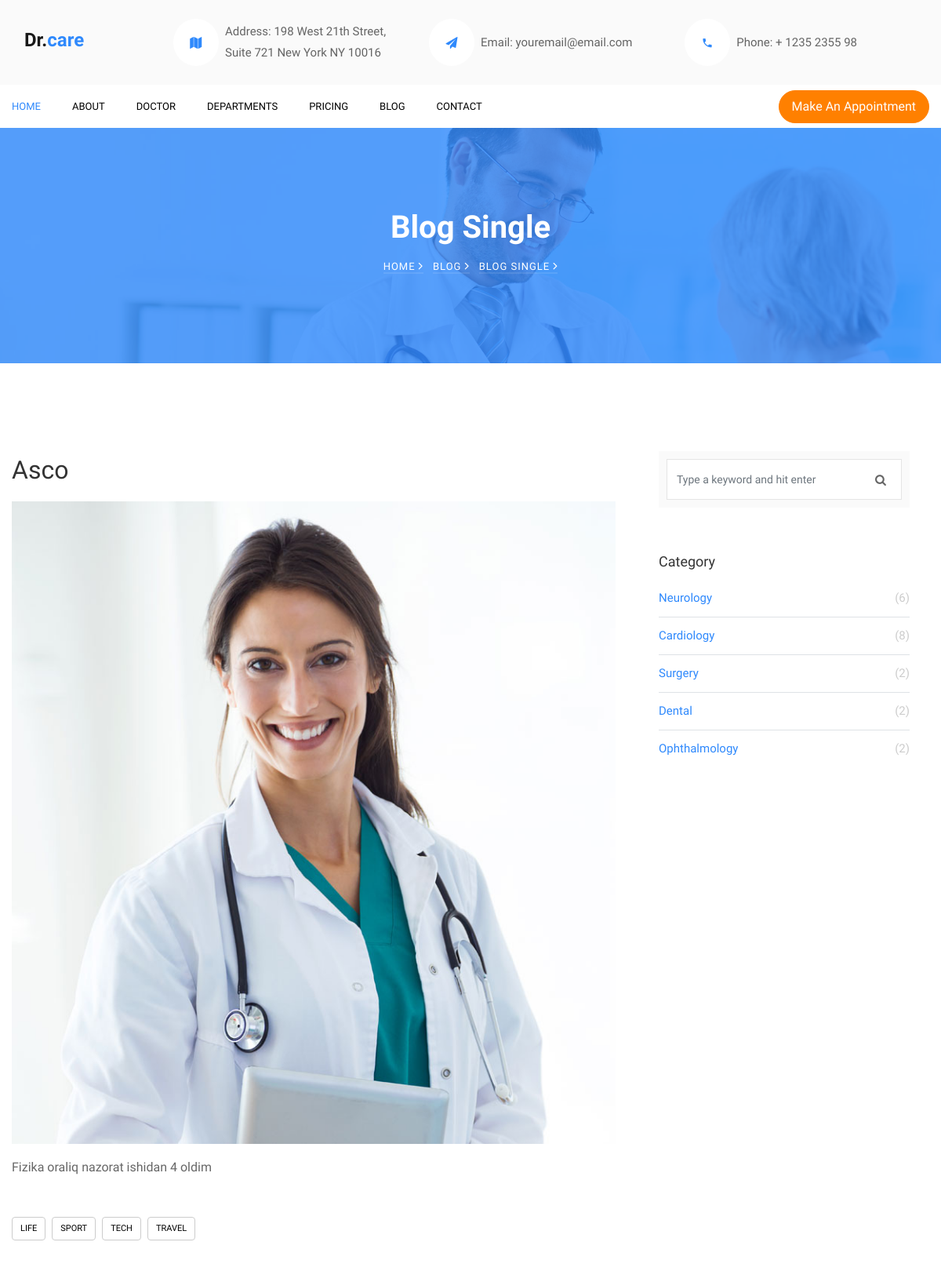
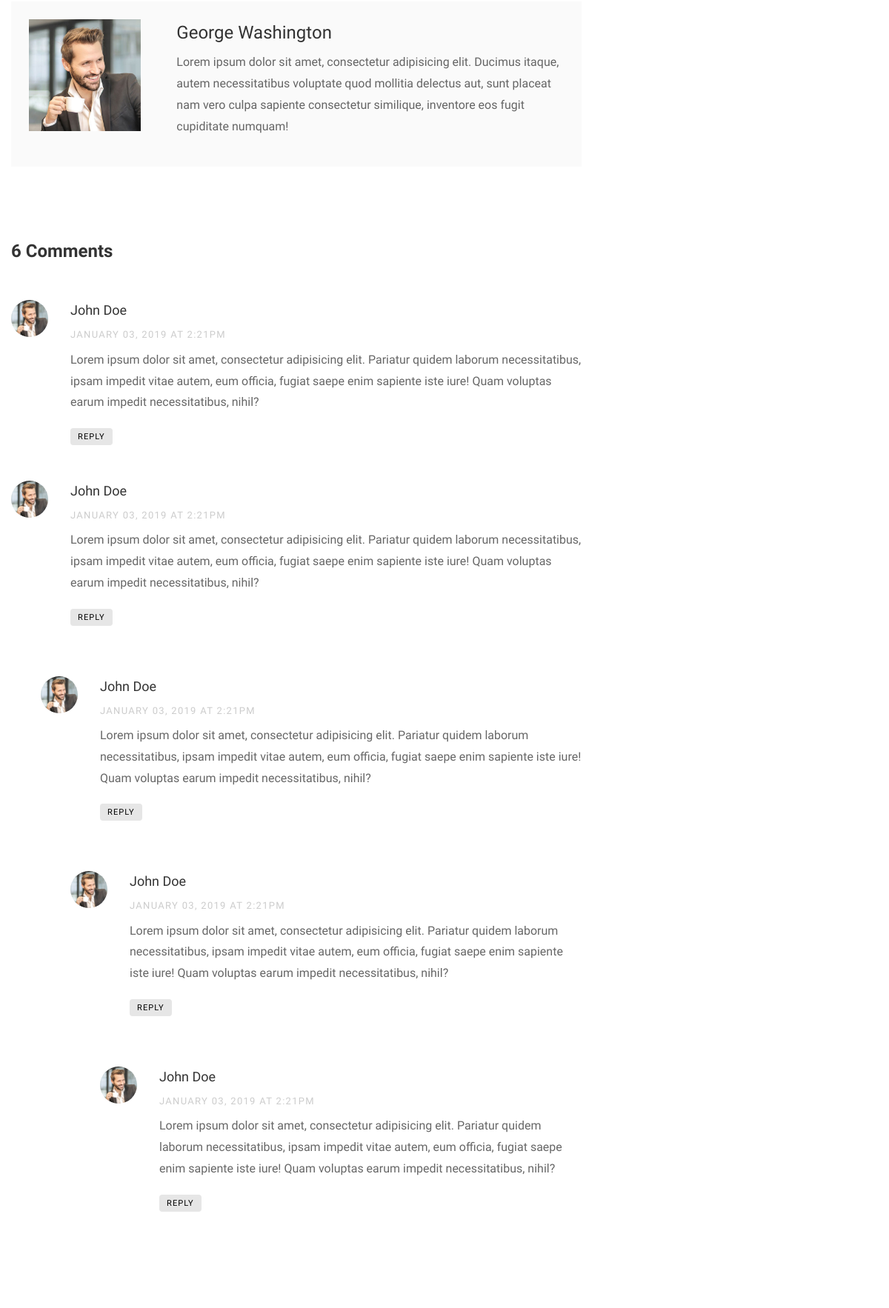
The page /blog-list/asco (upper part) on the database its author committed (2 pictures, top to bottom).
### base/models.py (models this page shows, shortened)
class News(models.Model):
    title = models.CharField(max_length=200)
    text = models.TextField()
    image = models.ImageField(upload_to='news_images/', blank=True, null=True)
    slug = models.TextField(null=True, blank=True)
    pub_date = models.DateTimeField(default=timezone.now)
    class Meta:
        verbose_name = "News"
        verbose_name_plural = "News"

### base/views.py (the view)
# urls.py: path('blog-list/<slug:slug>', BlogDetailView.as_view(), name = 'blog-list')
class BlogDetailView(DetailView):
    model = News
    template_name = 'pages/blog-list.html'
    context_object_name = 'new'

### templates/pages/blog-list.html (shortened to what this page needs)
{% extends "base.html" %}
{% block content %}
<section class="hero-wrap hero-wrap-2" style="background-image: url('images/bg_1.jpg');" data-stellar-background-ratio="0.5">
      <div class="overlay"></div>
      <div class="container">
        <div class="row no-gutters slider-text align-items-center justify-content-center">
          <div class="col-md-9 ftco-animate text-center">
            <h1 class="mb-2 bread">Blog Single</h1>
            <p class="breadcrumbs"><span class="mr-2"><a href="{% url "home" %}">Home <i class="ion-ios-arrow-forward"></i></a></span> <span class="mr-2"><a href="index.html">Blog <i class="ion-ios-arrow-forward"></i></a></span> <span>Blog Single <i class="ion-ios-arrow-forward"></i></span></p>
          </div>
        </div>
      </div>
    </section>
		<section class="ftco-section">
			<div class="container">
				<div class="row">
          <div class="col-lg-8 ftco-animate">
            <h2 class="mb-3">{{new.title}}</h2>
            <p>
              <img src="{{new.image.url}}" alt="" class="img-fluid">
            </p>
            <p>{{ new.text }}</p>
            <div class="tag-widget post-tag-container mb-5 mt-5">
              <div class="tagcloud">
                <a href="#" class="tag-cloud-link">Life</a>
                <a href="#" class="tag-cloud-link">Sport</a>
                <a href="#" class="tag-cloud-link">Tech</a>
                <a href="#" class="tag-cloud-link">Travel</a>
              </div>
            </div>
            <div class="about-author d-flex p-4 bg-light">
              <div class="bio mr-5">
                <img src="images/person_1.jpg" alt="Image placeholder" class="img-fluid mb-4">
              </div>
              <div class="desc">
                <h3>George Washington</h3>
                <p>Lorem ipsum dolor sit amet, consectetur adipisicing elit. Ducimus itaque, autem necessitatibus voluptate quod mollitia delectus aut, sunt placeat nam vero culpa sapiente consectetur similique, inventore eos fugit cupiditate numquam!</p>
              </div>
            </div>
            <div class="pt-5 mt-5">
              <h3 class="mb-5 h4 font-weight-bold">6 Comments</h3>
              <ul class="comment-list">
                <li class="comment">
                  <div class="vcard bio">
                    <img src="images/person_1.jpg" alt="Image placeholder">
                  </div>
                  <div class="comment-body">
                    <h3>John Doe</h3>
                    <div class="meta mb-2">January 03, 2019 at 2:21pm</div>
                    <p>Lorem ipsum dolor sit amet, consectetur adipisicing elit. Pariatur quidem laborum necessitatibus, ipsam impedit vitae autem, eum officia, fugiat saepe enim sapiente iste iure! Quam voluptas earum impedit necessitatibus, nihil?</p>
                    <p><a href="#" class="reply">Reply</a></p>
                  </div>
                </li>
                <li class="comment">
                  <div class="vcard bio">
                    <img src="images/person_1.jpg" alt="Image placeholder">
                  </div>
                  <div class="comment-body">
                    <h3>John Doe</h3>
                    <div class="meta mb-2">January 03, 2019 at 2:21pm</div>
                    <p>Lorem ipsum dolor sit amet, consectetur adipisicing elit. Pariatur quidem laborum necessitatibus, ipsam impedit vitae autem, eum officia, fugiat saepe enim sapiente iste iure! Quam voluptas earum impedit necessitatibus, nihil?</p>
                    <p><a href="#" class="reply">Reply</a></p>
                  </div>
                  <ul class="children">
                    <li class="comment">
                      <div class="vcard bio">
                        <img src="images/person_1.jpg" alt="Image placeholder">
                      </div>
                      <div class="comment-body">
                        <h3>John Doe</h3>
                        <div class="meta mb-2">January 03, 2019 at 2:21pm</div>
                        <p>Lorem ipsum dolor sit amet, consectetur adipisicing elit. Pariatur quidem laborum necessitatibus, ipsam impedit vitae autem, eum officia, fugiat saepe enim sapiente iste iure! Quam voluptas earum impedit necessitatibus, nihil?</p>
                        <p><a href="#" class="reply">Reply</a></p>
                      </div>
                      <ul class="children">
                        <li class="comment">
                          <div class="vcard bio">
                            <img src="images/person_1.jpg" alt="Image placeholder">
                          </div>
                          <div class="comment-body">
                            <h3>John Doe</h3>
                            <div class="meta mb-2">January 03, 2019 at 2:21pm</div>
                            <p>Lorem ipsum dolor sit amet, consectetur adipisicing elit. Pariatur quidem laborum necessitatibus, ipsam impedit vitae autem, eum officia, fugiat saepe enim sapiente iste iure! Quam voluptas earum impedit necessitatibus, nihil?</p>
                            <p><a href="#" class="reply">Reply</a></p>
                          </div>
                            <ul class="children">
                              <li class="comment">
                                <div class="vcard bio">
                                  <img src="images/person_1.jpg" alt="Image placeholder">
                                </div>
                                <div class="comment-body">
                                  <h3>John Doe</h3>
                                  <div class="meta mb-2">January 03, 2019 at 2:21pm</div>
                                  <p>Lorem ipsum dolor sit amet, consectetur adipisicing elit. Pariatur quidem laborum necessitatibus, ipsam impedit vitae autem, eum officia, fugiat saepe enim sapiente iste iure! Quam voluptas earum impedit necessitatibus, nihil?</p>
                                  <p><a href="#" class="reply">Reply</a></p>
                                </div>
                              </li>
                            </ul>
                        </li>
                      </ul>
                    </li>
                  </ul>
                </li>
              </ul>
            </div>
          </div>
          <div class="col-lg-4 sidebar ftco-animate">
            <div class="sidebar-box">
              <form action="#" class="search-form">
                <div class="form-group">
                  <span class="icon icon-search"></span>
                  <input type="text" class="form-control" placeholder="Type a keyword and hit enter">
                </div>
              </form>
            </div>
            <div class="sidebar-box ftco-animate">
            	<h3>Category</h3>
              <ul class="categories">
                <li><a href="#">Neurology <span>(6)</span></a></li>
                <li><a href="#">Cardiology <span>(8)</span></a></li>
                <li><a href="#">Surgery <span>(2)</span></a></li>
                <li><a href="#">Dental <span>(2)</span></a></li>
                <li><a href="#">Ophthalmology <span>(2)</span></a></li>
              </ul>
            </div>
          </div>
        </div>
			</div>
		</section>
{% endblock  %}}

### static/css/icomoon.css (style rules this page uses)
[class^="icon-"], [class*=" icon-"] { font-family: 'icomoon' !important; speak: none; font-style: normal; font-weight: normal; font-variant: normal; text-transform: none; line-height: 1; -webkit-font-smoothing: antialiased; -moz-osx-font-smoothing: grayscale; }
.icon-search:before { content: "\f002"; }

### rows shown on the page
News: title "Asco", image (picture), text "Fizika oraliq nazorat ishidan 4 oldim"
